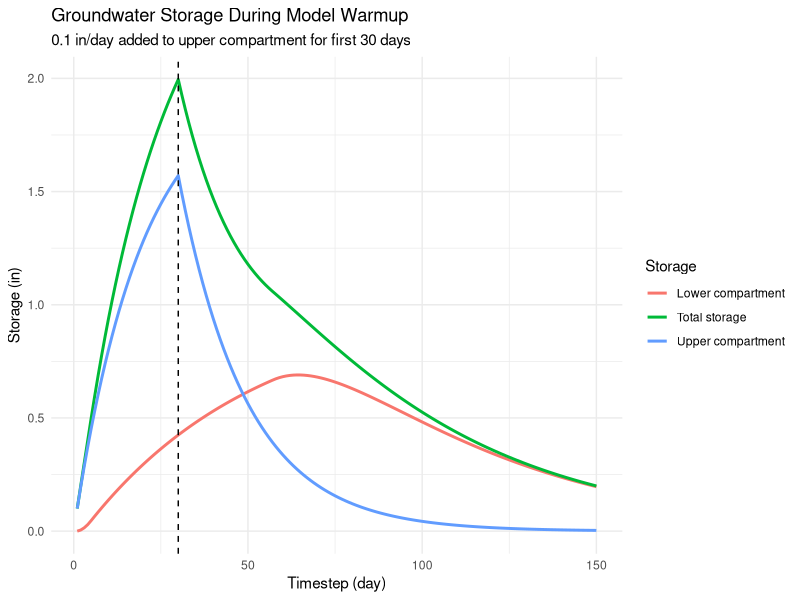
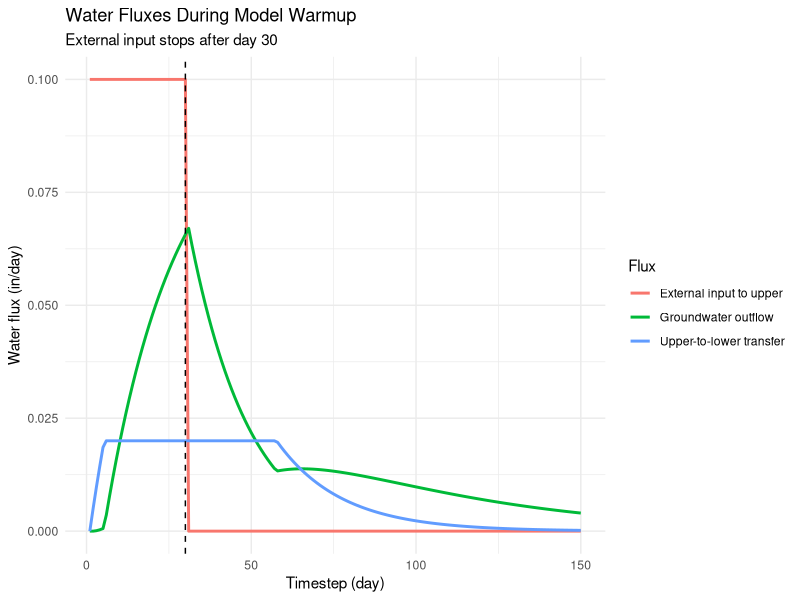
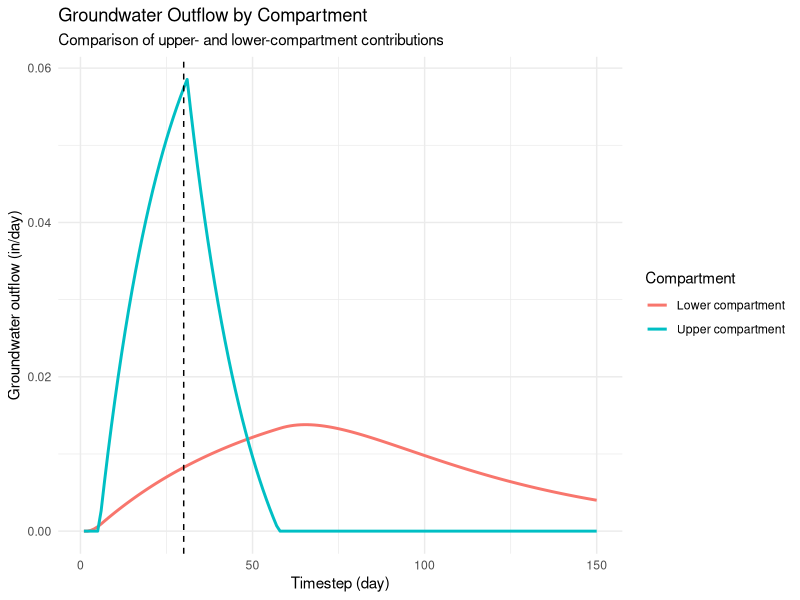

Generate these figures, in order, with R:
library(R6)
library(dplyr)
library(tidyr)
library(ggplot2)


##########################
##2. simulation settings##
##########################

numts <- 150

#compartment properties
agwsmax1 <- 5.0
agwsmax2 <- 1.0

c1 <- 0.95
c2 <- 0.98

tmethod <- "tmax"


#########################
##3. initial conditions##
#########################

#start the entire groundwater system empty
S1_init <- 0.0
S2_init <- 0.0


#################################
##4. warmup / recharge settings##
#################################

warmup_days <- 30
warmup_input <- 0.1   # inches/day

# External input to the upper compartment:
#
# AGWIN1(t) = 0.1 in/day for days 1-30
#             0.0 in/day after day 30

agwin1_series <- ifelse(
  1:numts <= warmup_days,
  warmup_input,
  0.0
)

#check total external water added during warmup
sum(agwin1_series)

###################################
##5. groundwater outflow function##
###################################

# calculate groundwater outflow from a compartment using
# the HSPF recession relationship.
#
# S    = compartment storage (inches)
# C    = recession coefficient
# dthr = timestep length (hours)

agwo_hspf <- function(S, C, dthr = 24) {
  
  kgwV <- 1.0 - C^(dthr / 24.0)
  
  agwo <- kgwV * S
  
  return(agwo)
}

#########################################
##6. two-compartment groundwater solver##
#########################################

solve_double_C <- function(
    agws1,
    agws2,
    c1,
    c2,
    agwsmax1,
    agwsmax2,
    agwin1 = 0.0,
    tmethod = "tmax",
    dthr = 24
) {
  
  ##############################################
  ##1. calculate outflow from starting storage##
  ##############################################
  
  agwo1 <- agwo_hspf(agws1, c1, dthr)
  agwo2 <- agwo_hspf(agws2, c2, dthr)
  
  
  #########################################################
  ##2. calculate transfer from upper to lower compartment##
  #########################################################
  
  #available space in lower compartment
  free2 <- agwsmax2 - agws2
  
  if (tmethod == "all") {
    
    #lower compartment can accept all available free space
    tmax2 <- free2
    
  } else {
    
    #limit transfer based on lower-compartment recession rate
    tmax2 <- agwsmax2 * (1.0 - c2)
  }
  
  #transfer cannot exceed available lower-compartment space
  if (tmax2 > free2) {
    tmax2 <- free2
  }
  
  #transfer also cannot exceed water leaving upper compartment
  agwin2 <- min(agwo1, tmax2)
  
  
  ##############################################
  ##3. determine groundwater outflow to stream##
  ##############################################
  
  #water transferred to compartment 2 is not streamflow
  agwo1 <- agwo1 - agwin2
  
  #total groundwater outflow to stream
  agwo <- agwo1 + agwo2
  
  
  #####################
  ##4. update storage##
  #####################
  
  #upper compartment:
  #   starting storage
  #   - water leaving upper compartment
  #   + external input at END of timestep
  
  agws1 <- agws1 - (agwo1 + agwin2) + agwin1
  
  #lower compartment:
  #   starting storage
  #   + transfer from upper compartment
  #   - lower-compartment outflow
  
  agws2 <- agws2 + agwin2 - agwo2
  
  
  ####################
  ##5. total storage##
  ####################
  
  agws <- agws1 + agws2
  
  ##############################
  ##6. return timestep results##
  ##############################
  
  return(
    list(
      agwo = agwo,
      agws = agws,
      agws1 = agws1,
      agws2 = agws2,
      agwo1 = agwo1,
      agwo2 = agwo2,
      agwin1 = agwin1,
      agwin2 = agwin2
    )
  )
  
}
  
  #################################
  ##7. run groundwater simulation##
  #################################
  
  run_agw_model <- function(
    numts,
    S1_init,
    S2_init,
    c1,
    c2,
    agwsmax1,
    agwsmax2,
    agwin1_series,
    tmethod = "tmax",
    dthr = 24
  ) {
    
    #set initial storage
    agws1 <- S1_init
    agws2 <- S2_init
    
    #create empty dataframe for model results
    model_out <- data.frame()
    
    #run model one timestep at a time
    for (ts in 1:numts) {
      
      #save storage at beginning of timestep
      agws1_start <- agws1
      agws2_start <- agws2
      
      #run one timestep
      out <- solve_double_C(
        agws1 = agws1,
        agws2 = agws2,
        c1 = c1,
        c2 = c2,
        agwsmax1 = agwsmax1,
        agwsmax2 = agwsmax2,
        agwin1 = agwin1_series[ts],
        tmethod = tmethod,
        dthr = dthr
      )
      
      #save ending storage for use in next timestep
      agws1 <- out$agws1
      agws2 <- out$agws2
      
      #save timestep results
      model_out <- rbind(
        model_out,
        data.frame(
          timestep = ts,
          agws1_start = agws1_start,
          agws2_start = agws2_start,
          agwin1 = out$agwin1,
          agwin2 = out$agwin2,
          agwo1 = out$agwo1,
          agwo2 = out$agwo2,
          agwo = out$agwo,
          agws1 = out$agws1,
          agws2 = out$agws2,
          agws = out$agws
        )
      )
    }
    
    #calculate effective recession coefficient from consecutive outflows
    model_out <- model_out %>%
      mutate(
        ce = agwo / lag(agwo)
      )
    
    return(model_out)
  }
  
  ###########################
  ##8. run baseline warmup##
  ###########################
  
  baseline_run <- run_agw_model(
    numts = numts,
    S1_init = S1_init,
    S2_init = S2_init,
    c1 = c1,
    c2 = c2,
    agwsmax1 = agwsmax1,
    agwsmax2 = agwsmax2,
    agwin1_series = agwin1_series,
    tmethod = tmethod
  )
  
  ########################
  ##9. water balance check##
  ########################
  
  initial_storage <- S1_init + S2_init
  
  total_input <- sum(baseline_run$agwin1)
  
  total_outflow <- sum(baseline_run$agwo)
  
  final_storage <- tail(baseline_run$agws, 1)
  
  water_balance_error <-
    initial_storage +
    total_input -
    total_outflow -
    final_storage
  
  water_balance_error
  
  ################################
  ##10. plot storage through time##
  ################################
  
  storage_plot <- baseline_run %>%
    select(
      timestep,
      agws1,
      agws2,
      agws
    ) %>%
    pivot_longer(
      cols = c(agws1, agws2, agws),
      names_to = "storage_type",
      values_to = "storage"
    ) %>%
    mutate(
      storage_type = recode(
        storage_type,
        agws1 = "Upper compartment",
        agws2 = "Lower compartment",
        agws = "Total storage"
      )
    )
  
  ggplot(
    storage_plot,
    aes(
      x = timestep,
      y = storage,
      color = storage_type
    )
  ) +
    geom_line(linewidth = 1) +
    geom_vline(
      xintercept = warmup_days,
      linetype = "dashed"
    ) +
    labs(
      title = "Groundwater Storage During Model Warmup",
      subtitle = "0.1 in/day added to upper compartment for first 30 days",
      x = "Timestep (day)",
      y = "Storage (in)",
      color = "Storage"
    ) +
    theme_minimal()
  
  ###############################
  ##11. plot fluxes through time##
  ###############################
  
  flux_plot <- baseline_run %>%
    select(
      timestep,
      agwin1,
      agwin2,
      agwo
    ) %>%
    pivot_longer(
      cols = c(agwin1, agwin2, agwo),
      names_to = "flux_type",
      values_to = "flux"
    ) %>%
    mutate(
      flux_type = recode(
        flux_type,
        agwin1 = "External input to upper",
        agwin2 = "Upper-to-lower transfer",
        agwo = "Groundwater outflow"
      )
    )
  
  ggplot(
    flux_plot,
    aes(
      x = timestep,
      y = flux,
      color = flux_type
    )
  ) +
    geom_line(linewidth = 1) +
    geom_vline(
      xintercept = warmup_days,
      linetype = "dashed"
    ) +
    labs(
      title = "Water Fluxes During Model Warmup",
      subtitle = "External input stops after day 30",
      x = "Timestep (day)",
      y = "Water flux (in/day)",
      color = "Flux"
    ) +
    theme_minimal()
  
  ########################################
  ##12. plot groundwater outflow sources##
  ########################################
  
  outflow_plot <- baseline_run %>%
    select(
      timestep,
      agwo1,
      agwo2
    ) %>%
    pivot_longer(
      cols = c(agwo1, agwo2),
      names_to = "compartment",
      values_to = "outflow"
    ) %>%
    mutate(
      compartment = recode(
        compartment,
        agwo1 = "Upper compartment",
        agwo2 = "Lower compartment"
      )
    )
  
  ggplot(
    outflow_plot,
    aes(
      x = timestep,
      y = outflow,
      color = compartment
    )
  ) +
    geom_line(linewidth = 1) +
    geom_vline(
      xintercept = warmup_days,
      linetype = "dashed"
    ) +
    labs(
      title = "Groundwater Outflow by Compartment",
      subtitle = "Comparison of upper- and lower-compartment contributions",
      x = "Timestep (day)",
      y = "Groundwater outflow (in/day)",
      color = "Compartment"
    ) +
    theme_minimal()
